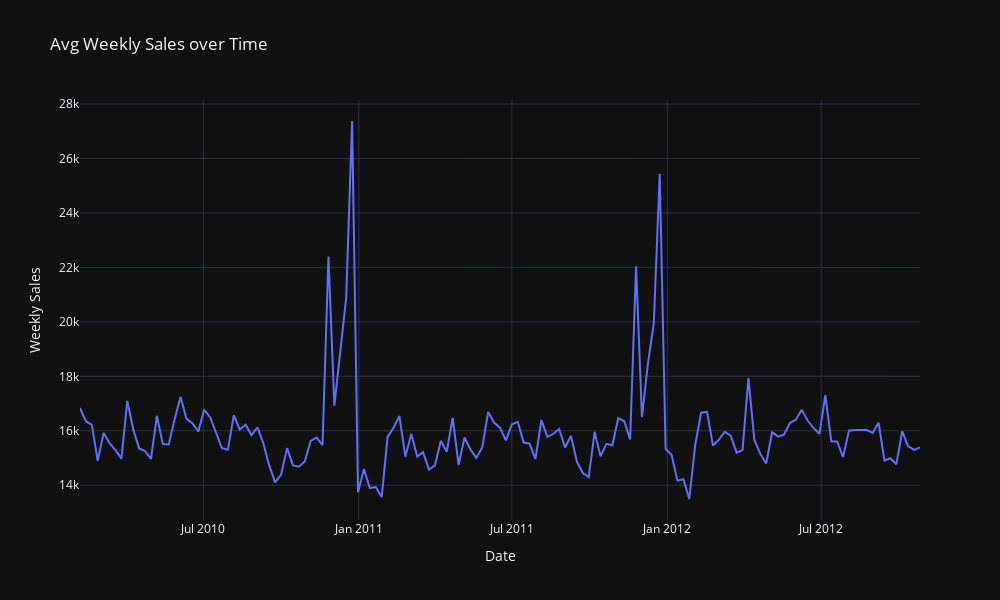

The notebook cell saved with this chart:
### Code cell
weekly_sales = train.groupby('Date')['Weekly_Sales'].mean().reset_index()

fig = px.line(weekly_sales, x='Date', y='Weekly_Sales', title='Avg Weekly Sales over Time')

fig.update_xaxes(title_text='Date')
fig.update_yaxes(title_text='Weekly Sales')

fig.update_layout(height=600, width=1000, template='plotly_dark')

fig.show()

### Figure 1 — Plotly figure (JSON) as saved in the notebook; plotly's stock layout.template omitted (floating-point values rounded to 4 significant figures; data arrays with more than 128 entries replaced by an {"elided": "..."} marker saying what was removed)
{"data": [{"hovertemplate": "Date=%{x}<br>Weekly_Sales=%{y}<extra></extra>", "legendgroup": "", "line": {"color": "#636efa", "dash": "solid"}, "marker": {"symbol": "circle"}, "mode": "lines", "name": "", "orientation": "v", "showlegend": false, "type": "scatter", "x": {"elided": "143 str values"}, "xaxis": "x", "y": {"elided": "143 float values"}, "yaxis": "y"}], "layout": {"height": 600, "legend": {"tracegroupgap": 0}, "title": {"text": "Avg Weekly Sales over Time"}, "width": 1000, "xaxis": {"anchor": "y", "domain": [0, 1], "title": {"text": "Date"}}, "yaxis": {"anchor": "x", "domain": [0, 1], "title": {"text": "Weekly Sales"}}}}
